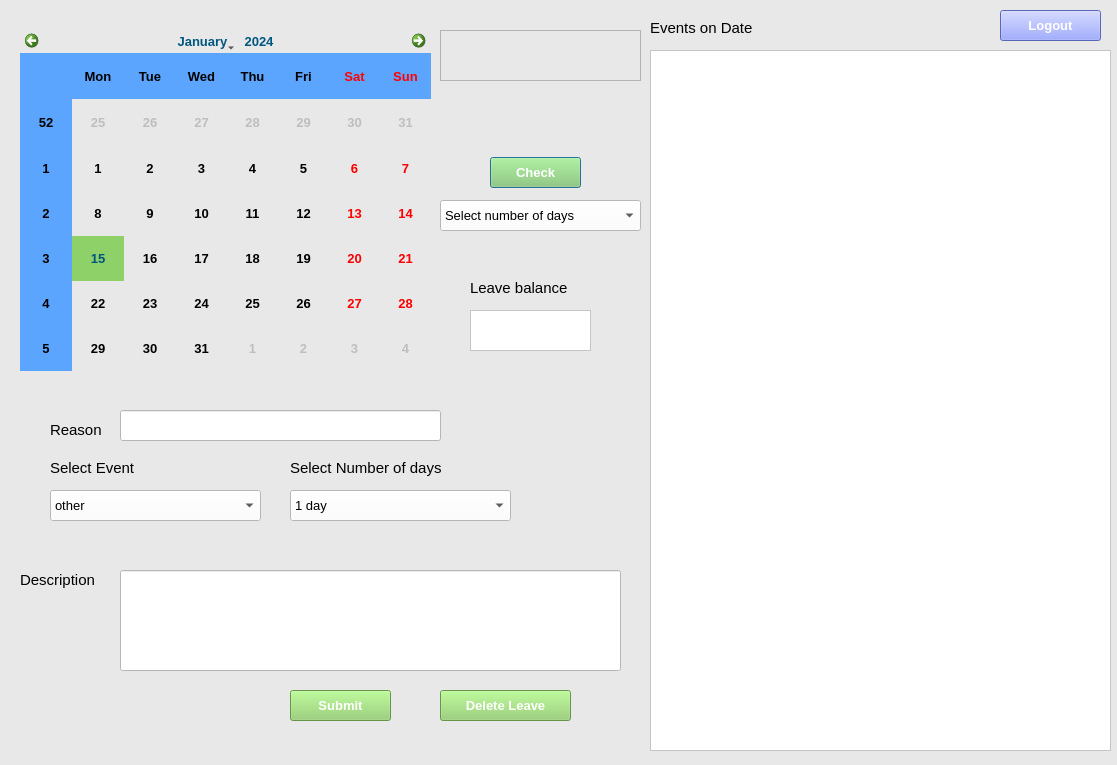
<?xml version="1.0" encoding="UTF-8"?>
<ui version="4.0">
 <class>Calender</class>
 <widget class="QDialog" name="Calender">
  <property name="geometry">
   <rect>
    <x>0</x>
    <y>0</y>
    <width>1117</width>
    <height>765</height>
   </rect>
  </property>
  <property name="windowTitle">
   <string>Calender</string>
  </property>
  <property name="styleSheet">
   <string notr="true">background:rgb(232, 232, 232)
</string>
  </property>
  <widget class="QComboBox" name="days_combo_4">
   <property name="geometry">
    <rect>
     <x>440</x>
     <y>200</y>
     <width>201</width>
     <height>31</height>
    </rect>
   </property>
   <property name="font">
    <font>
     <pointsize>10</pointsize>
    </font>
   </property>
   <property name="styleSheet">
    <string notr="true">background:rgb(255, 255, 255)</string>
   </property>
   <item>
    <property name="text">
     <string>Select number of days</string>
    </property>
   </item>
   <item>
    <property name="text">
     <string>1 day</string>
    </property>
   </item>
   <item>
    <property name="text">
     <string>2 days</string>
    </property>
   </item>
   <item>
    <property name="text">
     <string>3 days</string>
    </property>
   </item>
   <item>
    <property name="text">
     <string>4 days</string>
    </property>
   </item>
   <item>
    <property name="text">
     <string>5 days</string>
    </property>
   </item>
   <item>
    <property name="text">
     <string>6 days</string>
    </property>
   </item>
   <item>
    <property name="text">
     <string>7 days</string>
    </property>
   </item>
   <item>
    <property name="text">
     <string>8 days</string>
    </property>
   </item>
   <item>
    <property name="text">
     <string>9 days</string>
    </property>
   </item>
   <item>
    <property name="text">
     <string>10 days</string>
    </property>
   </item>
  </widget>
  <widget class="QTextBrowser" name="event_list_3">
   <property name="geometry">
    <rect>
     <x>650</x>
     <y>50</y>
     <width>461</width>
     <height>701</height>
    </rect>
   </property>
   <property name="font">
    <font>
     <pointsize>10</pointsize>
     <weight>75</weight>
     <bold>true</bold>
    </font>
   </property>
   <property name="styleSheet">
    <string notr="true">background:rgb(255, 255, 255)</string>
   </property>
  </widget>
  <widget class="QLineEdit" name="event_detail_2">
   <property name="geometry">
    <rect>
     <x>120</x>
     <y>570</y>
     <width>501</width>
     <height>101</height>
    </rect>
   </property>
   <property name="styleSheet">
    <string notr="true">background:rgb(255, 255, 255)</string>
   </property>
  </widget>
  <widget class="QPushButton" name="check_button_2">
   <property name="geometry">
    <rect>
     <x>490</x>
     <y>157</y>
     <width>91</width>
     <height>31</height>
    </rect>
   </property>
   <property name="font">
    <font>
     <pointsize>10</pointsize>
     <weight>75</weight>
     <bold>true</bold>
    </font>
   </property>
   <property name="styleSheet">
    <string notr="true">background: rgb(141, 209, 104);
color: rgb(255,255,255)</string>
   </property>
   <property name="text">
    <string>Check</string>
   </property>
  </widget>
  <widget class="QPushButton" name="cancel_3">
   <property name="geometry">
    <rect>
     <x>1000</x>
     <y>10</y>
     <width>101</width>
     <height>31</height>
    </rect>
   </property>
   <property name="font">
    <font>
     <pointsize>10</pointsize>
     <weight>75</weight>
     <bold>true</bold>
    </font>
   </property>
   <property name="styleSheet">
    <string notr="true">
color: rgb(255, 255, 255);
background:rgb(126, 143, 255);</string>
   </property>
   <property name="text">
    <string>Logout</string>
   </property>
  </widget>
  <widget class="QComboBox" name="event_combo_2">
   <property name="geometry">
    <rect>
     <x>50</x>
     <y>490</y>
     <width>211</width>
     <height>31</height>
    </rect>
   </property>
   <property name="font">
    <font>
     <pointsize>10</pointsize>
    </font>
   </property>
   <property name="styleSheet">
    <string notr="true">background:rgb(255, 255, 255)</string>
   </property>
   <item>
    <property name="text">
     <string>other</string>
    </property>
   </item>
   <item>
    <property name="text">
     <string>Doctor</string>
    </property>
   </item>
   <item>
    <property name="text">
     <string>Marriage</string>
    </property>
   </item>
   <item>
    <property name="text">
     <string>Family</string>
    </property>
   </item>
  </widget>
  <widget class="QLabel" name="label_7">
   <property name="geometry">
    <rect>
     <x>20</x>
     <y>570</y>
     <width>91</width>
     <height>20</height>
    </rect>
   </property>
   <property name="font">
    <font>
     <pointsize>11</pointsize>
    </font>
   </property>
   <property name="text">
    <string>Description</string>
   </property>
  </widget>
  <widget class="QCalendarWidget" name="calendar_3">
   <property name="geometry">
    <rect>
     <x>20</x>
     <y>30</y>
     <width>411</width>
     <height>341</height>
    </rect>
   </property>
   <property name="font">
    <font>
     <pointsize>10</pointsize>
     <weight>75</weight>
     <bold>true</bold>
    </font>
   </property>
   <property name="styleSheet">
    <string notr="true">background:rrgb(0, 0, 0);

alternate-background-color: rgb(92, 165, 255);
selection-background-color: rgb(141, 209, 104);
selection-color: rgb(0, 85, 127)</string>
   </property>
  </widget>
  <widget class="QLabel" name="label_4">
   <property name="geometry">
    <rect>
     <x>50</x>
     <y>420</y>
     <width>61</width>
     <height>20</height>
    </rect>
   </property>
   <property name="font">
    <font>
     <pointsize>11</pointsize>
    </font>
   </property>
   <property name="text">
    <string>Reason</string>
   </property>
  </widget>
  <widget class="QLabel" name="label_3">
   <property name="geometry">
    <rect>
     <x>650</x>
     <y>20</y>
     <width>151</width>
     <height>16</height>
    </rect>
   </property>
   <property name="font">
    <font>
     <pointsize>11</pointsize>
     <weight>50</weight>
     <bold>false</bold>
    </font>
   </property>
   <property name="text">
    <string>Events on Date</string>
   </property>
  </widget>
  <widget class="QPushButton" name="submit_2">
   <property name="geometry">
    <rect>
     <x>290</x>
     <y>690</y>
     <width>101</width>
     <height>31</height>
    </rect>
   </property>
   <property name="font">
    <font>
     <pointsize>10</pointsize>
     <weight>75</weight>
     <bold>true</bold>
    </font>
   </property>
   <property name="styleSheet">
    <string notr="true">background: rgb(141, 209, 104);
color: rgb(255,255,255)</string>
   </property>
   <property name="text">
    <string>Submit</string>
   </property>
  </widget>
  <widget class="QComboBox" name="days_combo_3">
   <property name="geometry">
    <rect>
     <x>290</x>
     <y>490</y>
     <width>221</width>
     <height>31</height>
    </rect>
   </property>
   <property name="font">
    <font>
     <pointsize>10</pointsize>
    </font>
   </property>
   <property name="styleSheet">
    <string notr="true">background:rgb(255, 255, 255)</string>
   </property>
   <item>
    <property name="text">
     <string>1 day</string>
    </property>
   </item>
   <item>
    <property name="text">
     <string>2 days</string>
    </property>
   </item>
   <item>
    <property name="text">
     <string>3 days</string>
    </property>
   </item>
   <item>
    <property name="text">
     <string>4 days</string>
    </property>
   </item>
   <item>
    <property name="text">
     <string>5 days</string>
    </property>
   </item>
   <item>
    <property name="text">
     <string>6 days</string>
    </property>
   </item>
   <item>
    <property name="text">
     <string>7 days</string>
    </property>
   </item>
   <item>
    <property name="text">
     <string>8 days</string>
    </property>
   </item>
   <item>
    <property name="text">
     <string>9 days</string>
    </property>
   </item>
   <item>
    <property name="text">
     <string>10 days</string>
    </property>
   </item>
  </widget>
  <widget class="QLineEdit" name="event_name_2">
   <property name="geometry">
    <rect>
     <x>120</x>
     <y>410</y>
     <width>321</width>
     <height>31</height>
    </rect>
   </property>
   <property name="styleSheet">
    <string notr="true">background:rgb(255, 255, 255)</string>
   </property>
  </widget>
  <widget class="QTextBrowser" name="leaveBalance">
   <property name="geometry">
    <rect>
     <x>470</x>
     <y>310</y>
     <width>121</width>
     <height>41</height>
    </rect>
   </property>
   <property name="font">
    <font>
     <pointsize>10</pointsize>
     <weight>75</weight>
     <bold>true</bold>
    </font>
   </property>
   <property name="styleSheet">
    <string notr="true">background:rgb(255, 255, 255)</string>
   </property>
  </widget>
  <widget class="QLabel" name="label_8">
   <property name="geometry">
    <rect>
     <x>470</x>
     <y>280</y>
     <width>111</width>
     <height>16</height>
    </rect>
   </property>
   <property name="font">
    <font>
     <pointsize>11</pointsize>
    </font>
   </property>
   <property name="text">
    <string>Leave balance</string>
   </property>
  </widget>
  <widget class="QLabel" name="label_9">
   <property name="geometry">
    <rect>
     <x>290</x>
     <y>460</y>
     <width>191</width>
     <height>16</height>
    </rect>
   </property>
   <property name="font">
    <font>
     <pointsize>11</pointsize>
    </font>
   </property>
   <property name="text">
    <string>Select Number of days</string>
   </property>
  </widget>
  <widget class="QLabel" name="label_10">
   <property name="geometry">
    <rect>
     <x>50</x>
     <y>460</y>
     <width>131</width>
     <height>16</height>
    </rect>
   </property>
   <property name="font">
    <font>
     <pointsize>11</pointsize>
    </font>
   </property>
   <property name="text">
    <string>Select Event</string>
   </property>
  </widget>
  <widget class="QTextBrowser" name="welcome">
   <property name="geometry">
    <rect>
     <x>440</x>
     <y>30</y>
     <width>201</width>
     <height>51</height>
    </rect>
   </property>
   <property name="font">
    <font>
     <pointsize>11</pointsize>
     <weight>75</weight>
     <bold>true</bold>
    </font>
   </property>
  </widget>
  <widget class="QPushButton" name="dele">
   <property name="geometry">
    <rect>
     <x>440</x>
     <y>690</y>
     <width>131</width>
     <height>31</height>
    </rect>
   </property>
   <property name="font">
    <font>
     <pointsize>10</pointsize>
     <weight>75</weight>
     <bold>true</bold>
    </font>
   </property>
   <property name="styleSheet">
    <string notr="true">background: rgb(141, 209, 104);
color: rgb(255,255,255)</string>
   </property>
   <property name="text">
    <string>Delete Leave</string>
   </property>
  </widget>
 </widget>
 <resources/>
 <connections/>
</ui>
